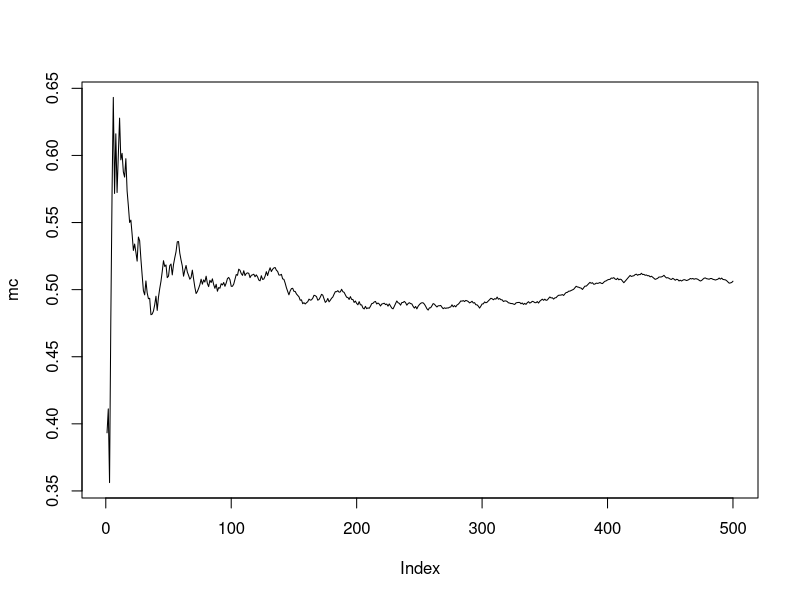
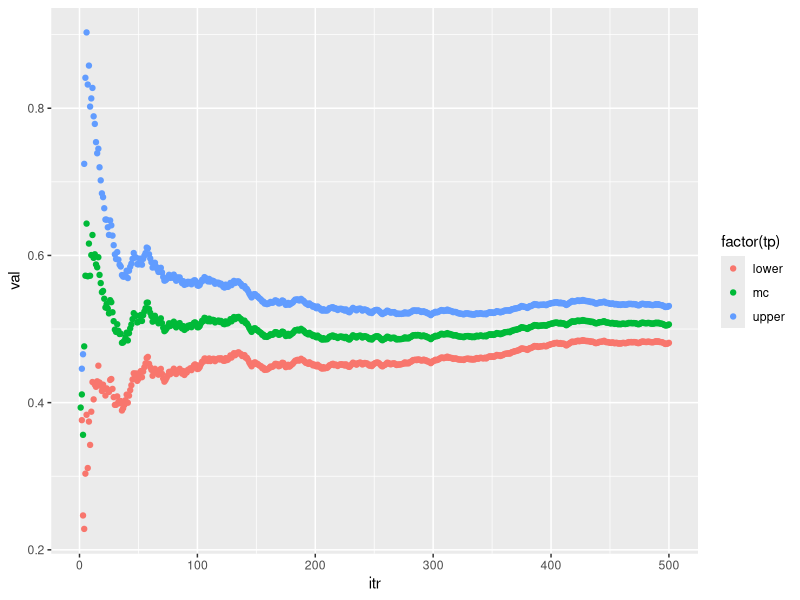

The R source for these figures, in order: (Note: this script raises an error after producing the figures.)
###Monte carlo integration

##MC approximation of a uniform (0,1) distribution
nsim=500
u=runif(nsim,0,1)
mc=mean(u)
mc
mc=c(); v=c(); upper=c(); lower=c()
for(j in 1:nsim){mc[j]=mean(u[1:j])
v[j]=(j^{-1})*var(u[1:j])
upper[j]=mc[j]+1.96*sqrt(v[j])
lower[j]=mc[j]-1.96*sqrt(v[j])}
mc
plot(mc,type="l")
library(ggplot2)
values=c(mc,upper,lower)
type=c(rep("mc",nsim),rep("upper",nsim),rep("lower",nsim))
iter=rep(seq(1:nsim),3)
data=data.frame(val=values, tp=type,itr=iter)
data
ggplot(data, aes(itr,val))+geom_point(aes(colour=factor(tp)))

###Q1. Approximate P(0<X<3), X~cauchy(0,1) using MC approximation.
###Result: X1~N(0,1), and X2~N(0,1) and X1 and X2 are independent
#then X1/X2 ~cauchy (0,1) 
##use ordinary MC approximation sum_{j=1}^{nsim} 1[0<X_i<3]/nsim 


nsim=10000
x1=normal_sim(nsim)
x2=normal_sim(nsim)
x=x1/x2
hist(x)
length(x)
indicator=function(x){
  y=ifelse((x>0 & x<3),1,0)
  return(y)}
indicator(4)
indicator(2)
mc=c(); v=c(); upper=c(); lower=c()
for(j in 1:nsim){ mc[j]=mean(indicator(x[1:j]))
v[j]= (j^{-1})*var(indicator(x[1:j]))
upper[j]=mc[j]+1.96*sqrt(v[j])
lower[j]=mc[j]-1.96*sqrt(v[j])}

plot(mc,type="l")

values=c(mc,upper,lower)
type=c(rep("mc",nsim),rep("upper",nsim),rep("lower",nsim))
iter=rep(seq(1:nsim),3)
data=data.frame(val=values, tp=type,itr=iter)
#data
ggplot(data, aes(itr,val))+geom_point(aes(colour=factor(tp)))

#Q2. Do the same question using importance sampling and 
#using a uniform (0,3) instrument.


cdensity=function(x){y=1/(pi*(1+x^2));return(y)}
cdensity(1)
nsim=500
x=runif(nsim,0,3)
mc=mean(3*cdensity(x))
mc
mc=c(); v=c(); upper=c();lower=c()
for(j in 1:nsim){
  mc[j]=mean(3*cdensity(x[1:j]))
  v[j]=(j^{-1})*var(3*cdensity(x[1:j]))
  upper[j]=mc[j]+1.96*sqrt(v[j])
  lower[j]=mc[j]-1.96*sqrt(v[j])}
plot(mc,type="l")
